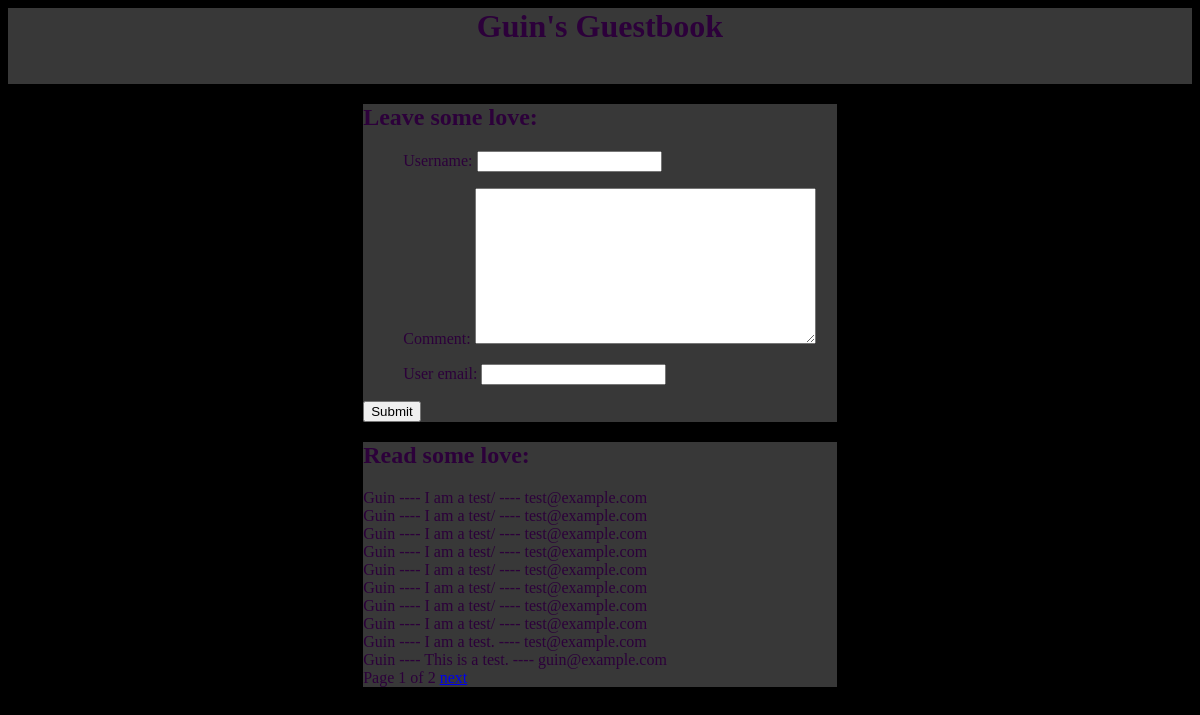
The page /gbook/ on the database as committed earlier.
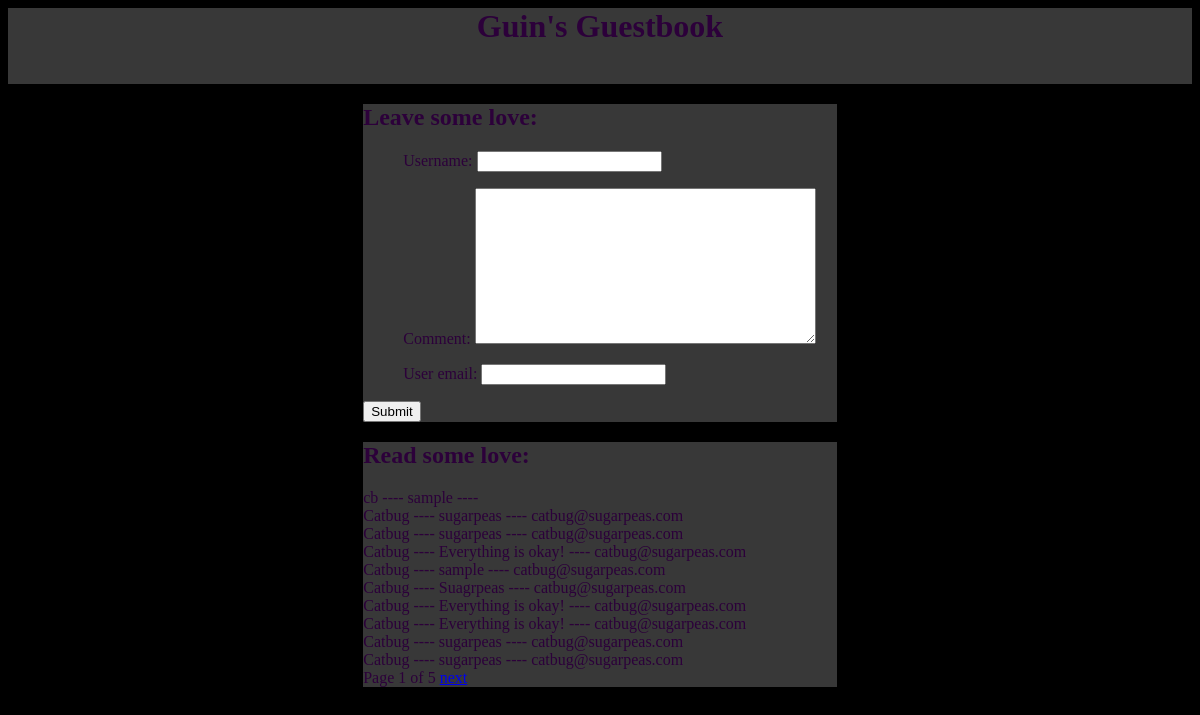
The same page on the database as committed later.
### gbook/models.py (models this page shows)
class GuestbookEntry(models.Model):
	username = models.CharField(max_length=50)
	comment = models.TextField(max_length=500)
	user_email = models.EmailField(max_length=75, blank = True)
	timestamp = models.DateTimeField(auto_now_add = True, default = datetime.datetime.now)
	def __unicode__(self):
		return ' ---- '.join([
			self.username,
			self.comment,
			self.user_email,
		])

### gbook/views.py (the view)
def index(request):
	entry_list = GuestbookEntry.objects.order_by('-timestamp')
	paginator = Paginator(entry_list, 10)
	page = request.GET.get('page')
	try:
		entries = paginator.page(page)
	except PageNotAnInteger:
		entries = paginator.page(1)
	except EmptyPage:
		entries = paginator.page(paginator.num_pages)
	if request.method == "POST":
		form = EntryForm(request.POST)
		if form.is_valid():
			f_instance = form.save()
	else:
		form = EntryForm()
	return render(request, 'gbook/index.html', {'form': form,
						'entries': entries})

### gbook/forms.py
class EntryForm(ModelForm):
	class Meta:
		model = GuestbookEntry
		fields = ['username', 'comment', 'user_email']

### gbook/templates/gbook/index.html (shortened to what this page needs)
<html>
<head>
{% load staticfiles %}
<link rel="stylesheet" type = "text/css" href=" {% static 'gbook/style.css' %}"/>
</head>
<body>
<div class = "header">
	<h1>Guin's Guestbook</h1>
<br>
</div>
<div id= "form" class = "container">
{% block content %}
	<h2> Leave some love: </h2>
		<form method = "POST"> {% csrf_token %}
			<ul>
			{{ form.as_p }}
			</ul>
			<button type="submit"> Submit </button>
		</form>
{% endblock content %}
</div>
<div id= "entries" class = "container">
<h2> Read some love: </h2>
{% for entry in entries  %}
	{{ entry }}</br>
{% endfor %}
<div class = "pagination">
	<span class = "step-links">
		<span class = "current">
			Page {{ entries.number }} of {{ entries.paginator.num_pages }}
		</span>
		{% if entries.has_next %}
			<a href="?page={{ entries.next_page_number }}">next</a>
		{% endif %}
	</span>
</div>
</div>
</body>
</html>

Rows that differ between the two databases and show on the page:
no longer on this page (row unchanged): GuestbookEntry: username+comment+user_email "Guin ---- I am a test/ ---- test@example.com"
no longer on this page (row unchanged): GuestbookEntry: username+comment+user_email "Guin ---- I am a test/ ---- test@example.com"
no longer on this page (row unchanged): GuestbookEntry: username+comment+user_email "Guin ---- I am a test/ ---- test@example.com"
no longer on this page (row unchanged): GuestbookEntry: username+comment+user_email "Guin ---- I am a test/ ---- test@example.com"
no longer on this page (row unchanged): GuestbookEntry: username+comment+user_email "Guin ---- I am a test/ ---- test@example.com"
no longer on this page (row unchanged): GuestbookEntry: username+comment+user_email "Guin ---- I am a test/ ---- test@example.com"
no longer on this page (row unchanged): GuestbookEntry: username+comment+user_email "Guin ---- I am a test/ ---- test@example.com"
no longer on this page (row unchanged): GuestbookEntry: username+comment+user_email "Guin ---- I am a test/ ---- test@example.com"
no longer on this page (row unchanged): GuestbookEntry: username+comment+user_email "Guin ---- I am a test. ---- test@example.com"
no longer on this page (row unchanged): GuestbookEntry: username+comment+user_email "Guin ---- This is a test. ---- guin@example.com"
added GuestbookEntry: username+comment+user_email "cb ---- sample ----"
added GuestbookEntry: username+comment+user_email "Catbug ---- sugarpeas ---- catbug@sugarpeas.com"
added GuestbookEntry: username+comment+user_email "Catbug ---- sugarpeas ---- catbug@sugarpeas.com"
added GuestbookEntry: username+comment+user_email "Catbug ---- Everything is okay! ---- catbug@sugarpeas.com"
added GuestbookEntry: username+comment+user_email "Catbug ---- sample ---- catbug@sugarpeas.com"
added GuestbookEntry: username+comment+user_email "Catbug ---- Suagrpeas ---- catbug@sugarpeas.com"
added GuestbookEntry: username+comment+user_email "Catbug ---- Everything is okay! ---- catbug@sugarpeas.com"
added GuestbookEntry: username+comment+user_email "Catbug ---- Everything is okay! ---- catbug@sugarpeas.com"
added GuestbookEntry: username+comment+user_email "Catbug ---- sugarpeas ---- catbug@sugarpeas.com"
added GuestbookEntry: username+comment+user_email "Catbug ---- sugarpeas ---- catbug@sugarpeas.com"
Other text that changed with them:
{{ entries.paginator.num_pages }}: "2" → "5"
